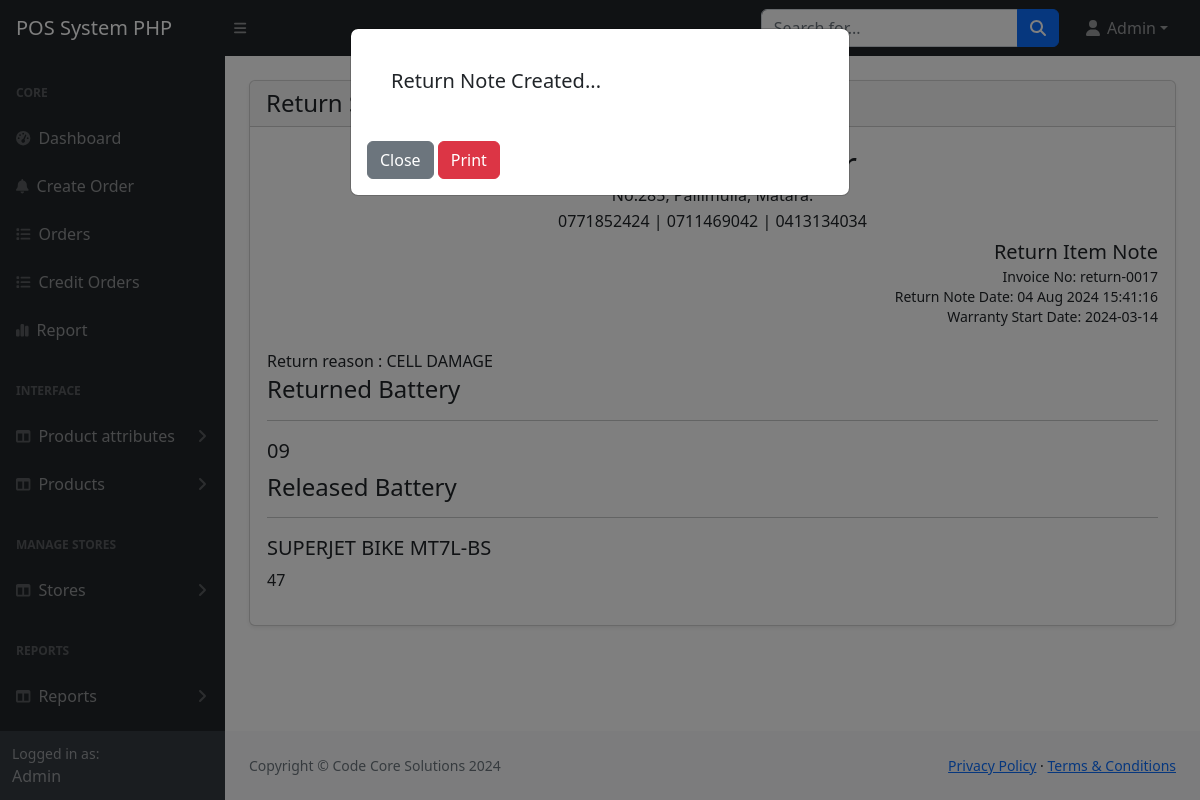
Screenshot of /main/admin/return-summary.php?recid=17 (signed in) with the database file from the repository.
### tables this page shows
CREATE TABLE `returns` (
  `id` int(11) NOT NULL,
  `invoice` varchar(255) NOT NULL,
  `received_item` varchar(255) NOT NULL,
  `released_item` varchar(255) NOT NULL,
  `released_name` varchar(255) NOT NULL,
  `return_comment` text DEFAULT NULL,
  `tr_date` varchar(255) NOT NULL,
  `wrdate` varchar(255) DEFAULT NULL
);

CREATE TABLE `products` (
  `id` int(11) NOT NULL,
  `category_id` int(11) NOT NULL,
  `name` varchar(255) NOT NULL,
  `description` mediumtext DEFAULT NULL,
  `price` int(11) NOT NULL,
  `buying_price` int(11) NOT NULL DEFAULT 0,
  `quantity` int(11) NOT NULL,
  `image` varchar(255) DEFAULT NULL,
  `status` tinyint(4) NOT NULL DEFAULT 0 COMMENT '0=Visible; 1=Hidden',
  `exactdate` varchar(255) DEFAULT NULL,
  `created_at` timestamp NOT NULL DEFAULT current_timestamp(),
  `Brand` varchar(255) DEFAULT NULL,
  `Type` varchar(255) DEFAULT NULL
);

CREATE TABLE `brands` (
  `id` int(8) NOT NULL,
  `name` varchar(255) NOT NULL,
  `Description` text DEFAULT NULL
);

CREATE TABLE `categories` (
  `id` int(11) NOT NULL,
  `name` text NOT NULL,
  `brand_id` varchar(255) NOT NULL,
  `description` tinytext DEFAULT NULL,
  `status` int(11) NOT NULL DEFAULT 0 COMMENT '0=Visible; 1=Hidden'
);

CREATE TABLE `type` (
  `id` int(8) NOT NULL,
  `name` varchar(255) NOT NULL,
  `category` varchar(255) NOT NULL,
  `Description` text DEFAULT NULL,
  `buying_price` varchar(255) NOT NULL DEFAULT '0',
  `selling_price` varchar(255) NOT NULL DEFAULT '0',
  `status` int(11) NOT NULL DEFAULT 1,
  `amp` varchar(255) NOT NULL DEFAULT '0',
  `tbatch` varchar(255) DEFAULT '0'
);

### main/admin/return-summary.php (the view, shortened to what this page needs)
<?php
include('includes/header.php');
?>
    <div class="modal fade" id="orderSuccessModal" data-bs-backdrop="static" data-bs-keyboards="false" tabindex="-1"
         aria-labelledby="exampleModalLabel" aria-hidden="true">
        <div class="modal-dialog">
            <div class="modal-content">
                <div class="modal-body">
                    <div class="mb-3 p-4">
                        <h5 id="orderPlaceSuccess">Return Note Created...</h5>
                    </div>
                    <a href="grn.php" class="btn btn-secondary">Close</a>
                    <a href="orders-view-print.php" class="btn btn-danger" onclick="printBillingArea()">Print</a>
                </div>
            </div>
        </div>
    </div>
    <main>
        <div class="container-fluid px-4">
            <div class="row">
                <div class="col-md-12">
                    <div class="card mt-4 shadow-sm">
                        <div class="card-header">
                            <h4 class="mb-0">Return Summary
                            </h4>
                        </div>
                        <div class="card-body">
                            <?php
                            if(isset($_GET['recid'])){
                                $invoice_no = $_GET['recid'];
                                $querystr = "SELECT * FROM `returns` WHERE id= '".$invoice_no."';";
                                $result = mysqli_query($conn, $querystr);
                                $headdetails = mysqli_fetch_assoc($result);
                            }else{
                                $querystr = "SELECT * FROM `returns` ORDER BY id DESC LIMIT 1;";
                                $result = mysqli_query($conn, $querystr);
                                $headdetails = mysqli_fetch_assoc($result);
                                $invoice_no = $headdetails['id'];
                            }
                            $oldbattery = $headdetails['received_item'];
                            $newattery = $headdetails['released_item'];
                            $reason = $headdetails['return_comment'];
                            $newbatdet = "SELECT products.name,`Type`.`name` as 'type_',`Type`.`amp` as 'amp',categories.name as cat,brands.name as brand FROM products LEFT JOIN `type` ON `type`.`id` = products.`Type` LEFT JOIN categories ON categories.id=products.category_id LEFT JOIN brands ON brands.id=categories.brand_id WHERE products.id='" . $newattery . "';";
                            $newdetails = mysqli_query($conn, $newbatdet);
                            $newdetails_ = mysqli_fetch_assoc($newdetails);
                            ?>
                            <div id="myBillingArea">
                                <table style="width: 100%; margin-bottom: 20px;">
                                    <tbody>
                                    <tr>
                                        <td style="text-align: center;" colspan="2">
                                            <h4 style="font-size: 35px; line-height: 35px; margin: 2px; padding: 0;">J.K
                                                Battery Center </h4>
                                            <p style="font-size: 16px; line-height: 24px; margin:2px; padding: 0;">
                                                No:285, Pallimulla, Matara.</p>
                                            <p style="font-size: 16px; line-height: 24px; margin:2px; padding: 0;">
                                                0771852424 | 0711469042 | 0413134034</p>
                                        </td>
                                    </tr>
                                    <tr>
                                        <td>
                                        </td>
                                        <td align="end">
                                            <h5 style="font-size: 20px; line-height: 30px; margin:0px; padding: 0;">
                                               Return Item Note</h5>
                                            <p style="font-size: 14px; line-height: 20px; margin:0px; padding: 0;">
                                                Invoice No: <?php echo "return-00".$invoice_no; ?> </p>
                                            <p style="font-size: 14px; line-height: 20px; margin:0px; padding: 0;">
                                                Return Note Date: <?= date('d M Y H:i:s'); ?> </p>
                                            <p style="font-size: 14px; line-height: 20px; margin:0px; padding: 0;">
                                                Warranty Start Date: <?php echo $headdetails['wrdate'] ?> </p>
                                        </td>
                                    </tr>
                                    </tbody>
                                </table>
                                <div class="table-responsive mb-3">
                                    <table style="width: 100%;">
                                        <tr>
                                            <td>
                                                <?php
                                                echo "Return reason : ".$reason;
                                                ?>
                                            </td>
                                        </tr>
                                        <tr>
                                            <td>
                                                <h4 align="left">Returned Battery</h4>
                                                <hr>
                                            </td>
                                        </tr>
                                        <tr>
                                            <td>
                                                <?php
                                                    echo "<h5>".$oldbattery."</h5>";
                                                ?>
                                            </td>
                                        </tr>
                                        <tr>
                                            <td>
                                                <h4 align="left">Released Battery</h4>
                                                <hr>
                                            </td>
                                        </tr>
                                        <tr>
                                            <td>
                                                <?php
                                                echo "<h5>".$newdetails_["brand"]." ".$newdetails_["cat"]." ".$newdetails_["type_"]."</h5>".$newdetails_['name'];
                                                ?>
                                            </td>
                                        </tr>
                                    </table>
                                </div>
                            </div>
                        </div>
                    </div>
                </div>
            </div>
        </div>
    </main>
<?php include('includes/footer.php'); ?>

### main/admin/assets/js/DataTables/datatables.css (style rules this page uses)
:root { --dt-row-selected: 13, 110, 253; --dt-row-selected-text: 255, 255, 255; --dt-row-selected-link: 9, 10, 11; --dt-row-stripe: 0, 0, 0; --dt-row-hover: 0, 0, 0; --dt-column-ordering: 0, 0, 0; --dt-html-background: white; }

### rows the page displays
returns: wrdate "2024-03-14", return_comment "CELL DAMAGE", received_item "09"
products: brands.name "SUPERJET", category.name "BIKE", type.name "MT7L-BS", name "47"

### other values shown
$_SESSION['loggedInUser']['name'] "Admin"
$invoice_no "17"
